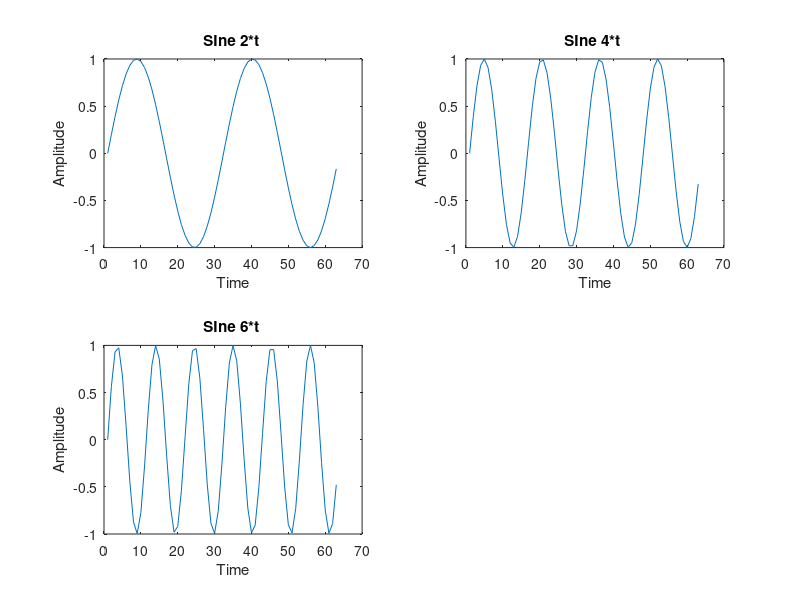

The MATLAB source for this figure: (Note: this script raises an error after producing the figure.)
% Q:-9 Create a function that calculates the sum of an arbitrary number of sinusoidal terms.
% Call this function from the OCTAVE command line or in an OCTAVE script (.m).

t=0:0.1:2*pi;
% first Sine term
subplot(2,2,1);
X=sin(2*t);
plot(X);
title('SIne 2*t ');
xlabel('Time'), ylabel('Amplitude');

% Second Sine term
subplot(2,2,2);
Y=sin(4*t);
plot(Y);
title('SIne 4*t ');
xlabel('Time'), ylabel('Amplitude');

% Third Sine term
subplot(2,2,3);
Z=sin(6*t);
plot(Z);
title('SIne 6*t ');
xlabel('Time'), ylabel('Amplitude');

% Addition of three sine terms
subplot(2,2,7);
Sum=X+Y+Z;
plot(Sum);
title('Sinusoidal tems addition ');
xlabel('Time'), ylabel('Amplitude');
